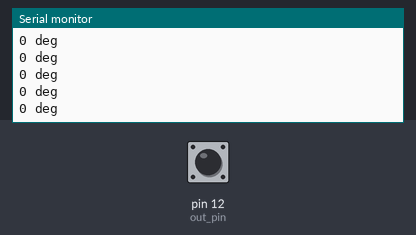
The sketch below on a simulated Arduino Uno, built with avr-gcc and run on an emulated ATmega328P. Parts: the last lines printed to the serial monitor. The inputs (shaded band) are chosen by the test bench; at power-on: pin 12 (out_pin) LOW.

Above: at 1.2 s.
1.3 s: pin 12 (out_pin) driven HIGH
At 2.2 s:
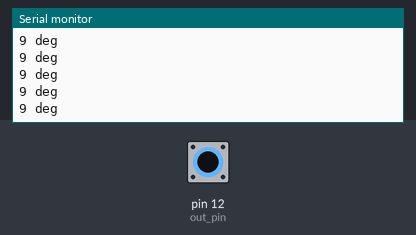
2.8 s: pin 12 (out_pin) driven LOW
At 3.4 s:
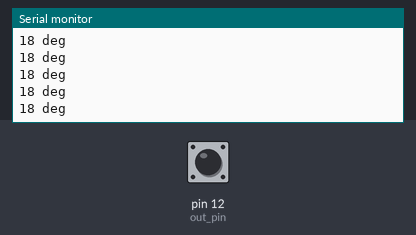
5.8 s: pin 12 (out_pin) pulsed HIGH 5 times (0.12 s each, 0.3 s apart)
At 6.8 s:
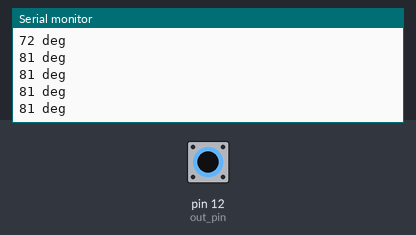
Timing chart, 0 to 8.8 s (numbered marks = the images above; inputs shaded):
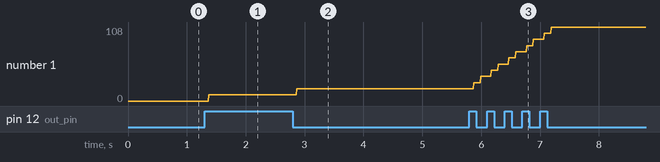

Measured:
- after the input at 1.3 s, the serial monitor: prints a new line after 0.07 s (image 1)
- after the input at 2.8 s, the serial monitor: prints a new line after 0.07 s (image 2)
- after the input at 5.8 s, the serial monitor: prints a new line after 0.07 s (image 3)
- plotted number 1: 0 → 9 after the input at 1.3 s, 9 → 18 after the input at 2.8 s, 18 → 108 after the input at 5.8 s

The sketch:

encoders.ino
```cpp
const int out_pin = 12;
const int wait_time = 1;

long rotation_count(int encoder_pin);
long i, angle;
byte current_angle, previous_angle;

void setup()

{
  Serial.begin(9600);
  pinMode(out_pin, INPUT);
}

void loop()
{
  long rot_count;

  rot_count = rotation_count(out_pin);
  Serial.print(rot_count);
  Serial.println(" deg");
  delay(wait_time);
}

long rotation_count(int encoder_pin)
{
  current_angle = digitalRead(encoder_pin);
  if (previous_angle != current_angle)
  {
    i++;
    angle = i * 9;
  }
  previous_angle = digitalRead(encoder_pin);
  return angle;
}
```
